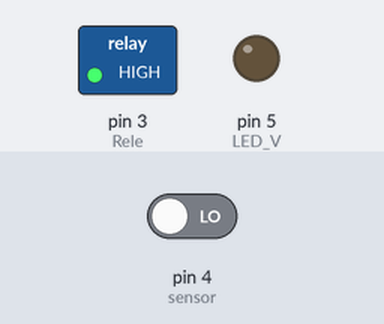
Bench run of a sketch on a simulated Arduino Uno, built with avr-gcc and run on an emulated ATmega328P. Parts: switched loads named in the sketch (green lamp = pin HIGH), output pins drawn as LEDs (lit = HIGH). The test bench sets the inputs (shaded band); at power-on: pin 4 (sensor) LOW.

Above: at 1.2 s.
1.3 s: pin 4 (sensor) driven HIGH
At 1.6 s:
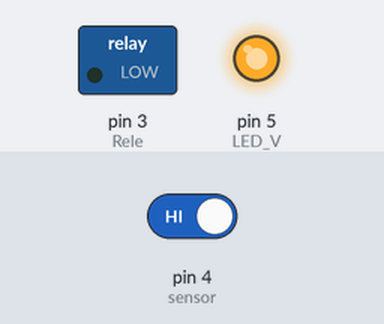
2.8 s: pin 4 (sensor) driven LOW
At 3.9 s:
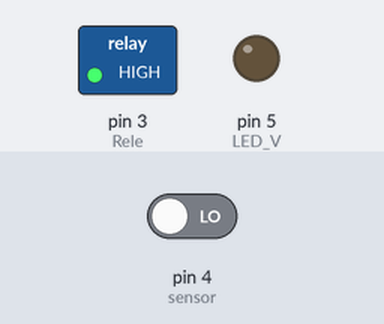
Timing chart, 0 to 5.8 s (numbered marks = the images above; inputs shaded):
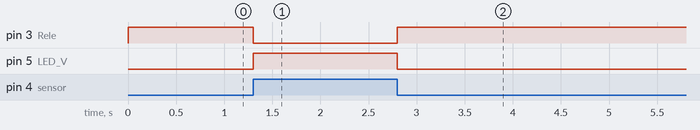

Measured:
- after the input at 1.3 s, pin 3 (Rele): HIGH → LOW at once; pin 5 (LED_V): LOW → HIGH at once
- after the input at 2.8 s, pin 3 (Rele): LOW → HIGH at once; pin 5 (LED_V): HIGH → LOW at once

The sketch:

BOMBA_DE_AGUA.ino
```cpp
/*
Fundacion Kinal
Centro educativo tecnico laboral Kinal
Perito en electronica
Quinto perito
Seccion: A
Curso: Taller de electronica digital y reparacion de computadoras I
Alumno: Carlos Argueta Serech
Carne: 2022335
Proyecto: BOMBA DE AGUA
*/


#define Rele 3 //rele que se usara como interruptor para la bomba de agua
#define sensor 4 // led 1 "lleno" se encendera usando a un transistor como sensor
#define LED_V 5 //Led que se mantendra encendido mientras este vacio el recipiente

void setup() {
  // Define los pines como entradas o salidas
  pinMode(Rele, OUTPUT);
  pinMode(LED_V,OUTPUT);
  pinMode(sensor,INPUT);

}

void loop() {
  bool estadoled = digitalRead(sensor); //leer el transistor y guardar en la variable
  if(estadoled ==HIGH)
{
  digitalWrite(Rele,LOW);
  digitalWrite(LED_V,HIGH);
 }
 if(estadoled==LOW)
 {
  digitalWrite(Rele,HIGH);
  digitalWrite(LED_V,LOW);
 } }
```
